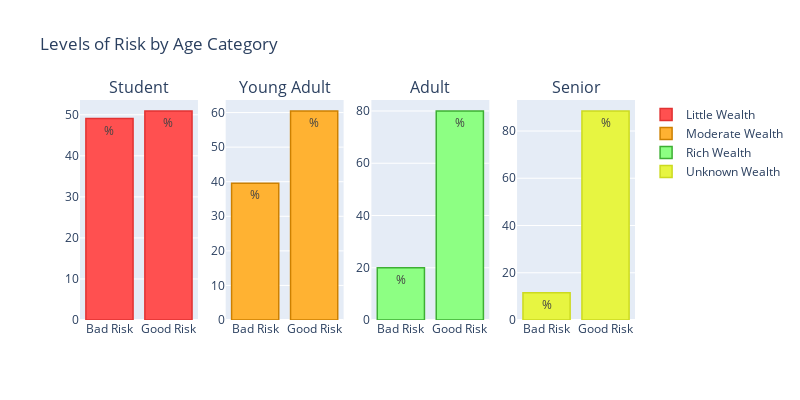

The notebook cell this image was saved under:
### Code cell
##create interactive bar chart analysis based on Age cat VS risk
bad_student = cross_check['Student'][0]
good_student = cross_check['Student'][1]
bad_youngadult = cross_check['Young Adult'][0]
good_youngadult = cross_check['Young Adult'][1]
bad_adult = cross_check['Adult'][0]
good_adult = cross_check['Adult'][1]
bad_senior = cross_check['Senior'][0]
good_senior = cross_check['Senior'][1]
student = go.Bar(
    x=['Bad Risk', 'Good Risk'],
    y=[bad_student, good_student],
    name="student",
    text='%',
     marker=dict(
        color='#FF5050',
         line=dict(
            color='#E13232',
            width=1.5),
    ),
)
YoungAdult = go.Bar(
    x=['Bad Risk', 'Good Risk'],
    y=[bad_youngadult, good_youngadult],
    name="Young Adult",
    text='%',
    xaxis='x2',
    yaxis='y2',
    marker=dict(
        color='#FFB232',
         line=dict(
            color='#CD8000',
            width=1.5),
    ),
)
Adult = go.Bar(
    x=['Bad Risk', 'Good Risk'],
    y=[bad_adult, good_adult],
    name="Adult",
    text="%",
    marker=dict(
        color='#8DFF83',
         line=dict(
            color='#3DAF33',
            width=1.5),
    ),
    xaxis='x3',
    yaxis='y3'
)

Senior = go.Bar(
    x=['Bad Risk', 'Good Risk'],
    y=[bad_senior, good_senior],
    name="Senior",
    text='%',
    xaxis='x3',
    yaxis='y3',
    marker=dict(
        color='#E7F541',
         line=dict(
            color='#CCDA20',
            width=1.5),
    ),
)

data=[student, "young adult", Adult, Senior]

fig1 = make_subplots(rows=1, cols=4, subplot_titles=('Student', 'Young Adult', 'Adult', 'Senior'))

fig1.append_trace(little, 1, 1)
fig1.append_trace(moderate, 1, 2)
fig1.append_trace(rich, 1, 3)
fig1.append_trace(unknown, 1, 4)

fig1['layout'].update(height=400, width=800, title='Levels of Risk' +' by Age Category')
##iplot(fig, filename='make-subplots-multiple-with-titles')
fig1.show()

### Figure 1 — Plotly figure (JSON) as saved in the notebook; plotly's stock layout.template omitted (floating-point values rounded to 4 significant figures)
{"data": [{"marker": {"color": "#FF5050", "line": {"color": "#E13232", "width": 1.5}}, "name": "Little Wealth", "text": "%", "type": "bar", "x": ["Bad Risk", "Good Risk"], "xaxis": "x", "y": [49.08, 50.92], "yaxis": "y"}, {"marker": {"color": "#FFB232", "line": {"color": "#CD8000", "width": 1.5}}, "name": "Moderate Wealth", "text": "%", "type": "bar", "x": ["Bad Risk", "Good Risk"], "xaxis": "x2", "y": [39.55, 60.45], "yaxis": "y2"}, {"marker": {"color": "#8DFF83", "line": {"color": "#3DAF33", "width": 1.5}}, "name": "Rich Wealth", "text": "%", "type": "bar", "x": ["Bad Risk", "Good Risk"], "xaxis": "x3", "y": [20, 80], "yaxis": "y3"}, {"marker": {"color": "#E7F541", "line": {"color": "#CCDA20", "width": 1.5}}, "name": "Unknown Wealth", "text": "%", "type": "bar", "x": ["Bad Risk", "Good Risk"], "xaxis": "x4", "y": [11.54, 88.46], "yaxis": "y4"}], "layout": {"annotations": [{"font": {"size": 16}, "showarrow": false, "text": "Student", "x": 0.1062, "xanchor": "center", "xref": "paper", "y": 1, "yanchor": "bottom", "yref": "paper"}, {"font": {"size": 16}, "showarrow": false, "text": "Young Adult", "x": 0.3688, "xanchor": "center", "xref": "paper", "y": 1, "yanchor": "bottom", "yref": "paper"}, {"font": {"size": 16}, "showarrow": false, "text": "Adult", "x": 0.6313, "xanchor": "center", "xref": "paper", "y": 1, "yanchor": "bottom", "yref": "paper"}, {"font": {"size": 16}, "showarrow": false, "text": "Senior", "x": 0.8938, "xanchor": "center", "xref": "paper", "y": 1, "yanchor": "bottom", "yref": "paper"}], "height": 400, "title": {"text": "Levels of Risk by Age Category"}, "width": 800, "xaxis": {"anchor": "y", "domain": [0, 0.2125]}, "xaxis2": {"anchor": "y2", "domain": [0.2625, 0.475]}, "xaxis3": {"anchor": "y3", "domain": [0.525, 0.7375]}, "xaxis4": {"anchor": "y4", "domain": [0.7875, 1]}, "yaxis": {"anchor": "x", "domain": [0, 1]}, "yaxis2": {"anchor": "x2", "domain": [0, 1]}, "yaxis3": {"anchor": "x3", "domain": [0, 1]}, "yaxis4": {"anchor": "x4", "domain": [0, 1]}}}
